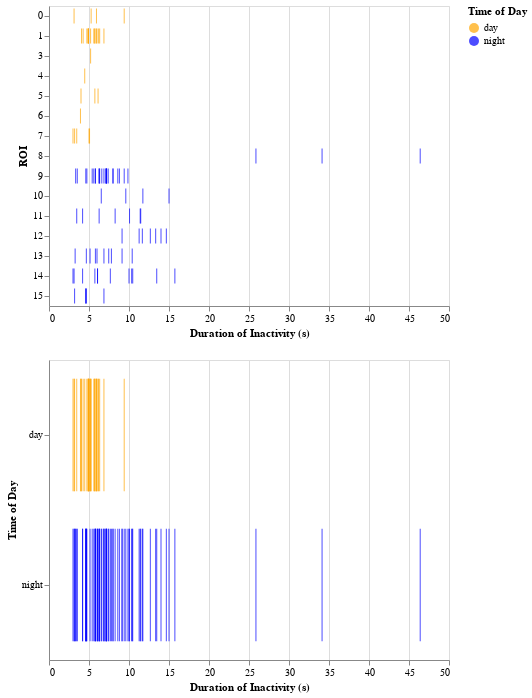

Notebook code for this chart:
### Markdown cell above
We want to now create a visualization of inactivity, both per-fish and also overall. We can do this by plotting the duration of each inactive period for each jellyfish along one axis. We will also make an overall plot to directly compare night and day.

### Code cell
# Plot inactivity for jellyfish individually
p1 = alt.Chart(df_inactive, 
    ).mark_tick(
    ).encode(
        x=alt.X('Inactivity:Q', title = "Duration of Inactivity (s)"),
        y=alt.Y('ROI:N', title='ROI'),
        color=alt.Color('Condition:N', 
                        title='Time of Day',
                        scale=alt.Scale(domain=['day', 'night'],range=['orange', 'blue']))
    )
# Plot inactivity for jellyfish overall
p2 = alt.Chart(df_inactive 
    ).mark_tick(
    ).encode(
        x=alt.X('Inactivity:Q', title = "Duration of Inactivity (s)"),
        y=alt.Y('Condition:N', 
                title='Time of Day'
                ),
        color=alt.Color('Condition:N', 
                title='Time of Day',
                scale=alt.Scale(domain=['day', 'night'],range=['orange', 'blue']))
    )
# Show plots on top of one another. 
p1 & p2

### Figure 1 — Vega-Lite specification as saved in the notebook (floating-point values rounded to 4 significant figures)
{"$schema": "https://vega.github.io/schema/vega-lite/v2.6.0.json", "config": {"view": {"height": 300, "width": 400}}, "datasets": {"data-80402a67aaa7fa3828cbb066122235d7": [{"Activity": 0, "Condition": "day", "Inactivity": 3.133, "Maxima": true, "Period": 3.133, "ROI": 0, "index": 758, "max": 23236141, "mean": 11050000.0, "min": 4800760, "normal_int": 0.5079, "sum_int": 18700091, "time": 50.53}, {"Activity": 0, "Condition": "day", "Inactivity": 5.267, "Maxima": true, "Period": 5.267, "ROI": 0, "index": 1047, "max": 23236141, "mean": 11050000.0, "min": 4800760, "normal_int": 0.6094, "sum_int": 19636085, "time": 69.8}, {"Activity": 0, "Condition": "day", "Inactivity": 9.4, "Maxima": true, "Period": 9.4, "ROI": 0, "index": 1777, "max": 23236141, "mean": 11050000.0, "min": 4800760, "normal_int": 0.6459, "sum_int": 19972498, "time": 118.5}, {"Activity": 0, "Condition": "day", "Inactivity": 5.933, "Maxima": true, "Period": 5.933, "ROI": 0, "index": 3476, "max": 23236141, "mean": 11050000.0, "min": 4800760, "normal_int": 0.6418, "sum_int": 19933948, "time": 231.7}, {"Activity": 0, "Condition": "night", "Inactivity": 34.13, "Maxima": true, "Period": 34.13, "ROI": 8, "index": 32625, "max": 192383775, "mean": 152100000.0, "min": 135811393, "normal_int": 0.4915, "sum_int": 178001027, "time": 41.67}, {"Activity": 0, "Condition": "night", "Inactivity": 25.87, "Maxima": true, "Period": 25.87, "ROI": 8, "index": 33529, "max": 192383775, "mean": 152100000.0, "min": 135811393, "normal_int": 0.4319, "sum_int": 176313051, "time": 101.9}, {"Activity": 0, "Condition": "night", "Inactivity": 46.4, "Maxima": true, "Period": 46.4, "ROI": 8, "index": 34953, "max": 192383775, "mean": 152100000.0, "min": 135811393, "normal_int": 0.6084, "sum_int": 181306561, "time": 196.9}, {"Activity": 0, "Condition": "day", "Inactivity": 4.933, "Maxima": true, "Period": 4.933, "ROI": 1, "index": 4121, "max": 109747481, "mean": 78030000.0, "min": 57981513, "normal_int": 0.5177, "sum_int": 97263449, "time": 8.067}, {"Activity": 0, "Condition": "day", "Inactivity": 4.733, "Maxima": true, "Period": 4.733, "ROI": 1, "index": 4231, "max": 109747481, "mean": 78030000.0, "min": 57981513, "normal_int": 0.687, "sum_int": 101645813, "time": 15.4}, {"Activity": 0, "Condition": "day", "Inactivity": 6.0, "Maxima": true, "Period": 6.0, "ROI": 1, "index": 4684, "max": 109747481, "mean": 78030000.0, "min": 57981513, "normal_int": 0.5949, "sum_int": 99263423, "time": 45.6}, {"Activity": 0, "Condition": "day", "Inactivity": 4.267, "Maxima": true, "Period": 4.267, "ROI": 1, "index": 4770, "max": 109747481, "mean": 78030000.0, "min": 57981513, "normal_int": 0.6035, "sum_int": 99483672, "time": 51.33}, {"Activity": 0, "Condition": "day", "Inactivity": 5.6, "Maxima": true, "Period": 5.6, "ROI": 1, "index": 5194, "max": 109747481, "mean": 78030000.0, "min": 57981513, "normal_int": 0.3468, "sum_int": 92841764, "time": 79.6}, {"Activity": 0, "Condition": "day", "Inactivity": 4.867, "Maxima": true, "Period": 4.867, "ROI": 1, "index": 5535, "max": 109747481, "mean": 78030000.0, "min": 57981513, "normal_int": 0.5008, "sum_int": 96826806, "time": 102.3}, {"Activity": 0, "Condition": "day", "Inactivity": 6.2, "Maxima": true, "Period": 6.2, "ROI": 1, "index": 5919, "max": 109747481, "mean": 78030000.0, "min": 57981513, "normal_int": 0.488, "sum_int": 96494762, "time": 127.9}, {"Activity": 0, "Condition": "day", "Inactivity": 5.733, "Maxima": true, "Period": 5.733, "ROI": 1, "index": 6083, "max": 109747481, "mean": 78030000.0, "min": 57981513, "normal_int": 0.5485, "sum_int": 98061177, "time": 138.9}, {"Activity": 0, "Condition": "day", "Inactivity": 4.067, "Maxima": true, "Period": 4.067, "ROI": 1, "index": 6307, "max": 109747481, "mean": 78030000.0, "min": 57981513, "normal_int": 0.465, "sum_int": 95899036, "time": 153.8}, {"Activity": 0, "Condition": "day", "Inactivity": 5.733, "Maxima": true, "Period": 5.733, "ROI": 1, "index": 6459, "max": 109747481, "mean": 78030000.0, "min": 57981513, "normal_int": 0.4798, "sum_int": 96282223, "time": 163.9}, {"Activity": 0, "Condition": "day", "Inactivity": 6.867, "Maxima": true, "Period": 6.867, "ROI": 1, "index": 6726, "max": 109747481, "mean": 78030000.0, "min": 57981513, "normal_int": 0.5448, "sum_int": 97966087, "time": 181.7}, {"Activity": 0, "Condition": "day", "Inactivity": 5.933, "Maxima": true, "Period": 5.933, "ROI": 1, "index": 6875, "max": 109747481, "mean": 78030000.0, "min": 57981513, "normal_int": 0.5834, "sum_int": 98964018, "time": 191.7}, {"Activity": 0, "Condition": "day", "Inactivity": 4.933, "Maxima": true, "Period": 4.933, "ROI": 1, "index": 7176, "max": 109747481, "mean": 78030000.0, "min": 57981513, "normal_int": 0.7641, "sum_int": 103640904, "time": 211.7}, {"Activity": 0, "Condition": "day", "Inactivity": 4.933, "Maxima": true, "Period": 4.933, "ROI": 1, "index": 7375, "max": 109747481, "mean": 78030000.0, "min": 57981513, "normal_int": 0.3971, "sum_int": 94143212, "time": 225}, {"Activity": 0, "Condition": "day", "Inactivity": 5.2, "Maxima": true, "Period": 5.2, "ROI": 1, "index": 7592, "max": 109747481, "mean": 78030000.0, "min": 57981513, "normal_int": 0.4421, "sum_int": 95308193, "time": 239.5}, {"Activity": 0, "Condition": "day", "Inactivity": 6.333, "Maxima": true, "Period": 6.333, "ROI": 1, "index": 7961, "max": 109747481, "mean": 78030000.0, "min": 57981513, "normal_int": 0.4299, "sum_int": 94991055, "time": 264.1}, {"Activity": 0, "Condition": "night", "Inactivity": 8.0, "Maxima": true, "Period": 8.0, "ROI": 9, "index": 36164, "max": 175587540, "mean": 130400000.0, "min": 115266299, "normal_int": 0.802, "sum_int": 169616916, "time": 10.93}, {"Activity": 0, "Condition": "night", "Inactivity": 7.2, "Maxima": true, "Period": 7.2, "ROI": 9, "index": 36374, "max": 175587540, "mean": 130400000.0, "min": 115266299, "normal_int": 0.6933, "sum_int": 166336311, "time": 24.93}, {"Activity": 0, "Condition": "night", "Inactivity": 6.333, "Maxima": true, "Period": 6.333, "ROI": 9, "index": 36470, "max": 175587540, "mean": 130400000.0, "min": 115266299, "normal_int": 0.5906, "sum_int": 163238433, "time": 31.33}, {"Activity": 0, "Condition": "night", "Inactivity": 7.133, "Maxima": true, "Period": 7.133, "ROI": 9, "index": 36578, "max": 175587540, "mean": 130400000.0, "min": 115266299, "normal_int": 0.467, "sum_int": 159512447, "time": 38.53}, {"Activity": 0, "Condition": "night", "Inactivity": 3.333, "Maxima": true, "Period": 3.333, "ROI": 9, "index": 36629, "max": 175587540, "mean": 130400000.0, "min": 115266299, "normal_int": 0.5934, "sum_int": 163322729, "time": 41.93}, {"Activity": 0, "Condition": "night", "Inactivity": 5.8, "Maxima": true, "Period": 5.8, "ROI": 9, "index": 36717, "max": 175587540, "mean": 130400000.0, "min": 115266299, "normal_int": 0.5737, "sum_int": 162731115, "time": 47.8}, {"Activity": 0, "Condition": "night", "Inactivity": 9.867, "Maxima": true, "Period": 9.867, "ROI": 9, "index": 36886, "max": 175587540, "mean": 130400000.0, "min": 115266299, "normal_int": 0.5217, "sum_int": 161161359, "time": 59.07}, {"Activity": 0, "Condition": "night", "Inactivity": 4.6, "Maxima": true, "Period": 4.6, "ROI": 9, "index": 36979, "max": 175587540, "mean": 130400000.0, "min": 115266299, "normal_int": 0.663, "sum_int": 165423190, "time": 65.27}, {"Activity": 0, "Condition": "night", "Inactivity": 3.533, "Maxima": true, "Period": 3.533, "ROI": 9, "index": 37033, "max": 175587540, "mean": 130400000.0, "min": 115266299, "normal_int": 0.6337, "sum_int": 164539624, "time": 68.87}, {"Activity": 0, "Condition": "night", "Inactivity": 7.2, "Maxima": true, "Period": 7.2, "ROI": 9, "index": 37142, "max": 175587540, "mean": 130400000.0, "min": 115266299, "normal_int": 0.5278, "sum_int": 161344343, "time": 76.13}, {"Activity": 0, "Condition": "night", "Inactivity": 6.867, "Maxima": true, "Period": 6.867, "ROI": 9, "index": 37264, "max": 175587540, "mean": 130400000.0, "min": 115266299, "normal_int": 0.7829, "sum_int": 169039694, "time": 84.27}, {"Activity": 0, "Condition": "night", "Inactivity": 9.4, "Maxima": true, "Period": 9.4, "ROI": 9, "index": 37491, "max": 175587540, "mean": 130400000.0, "min": 115266299, "normal_int": 0.4768, "sum_int": 159807740, "time": 99.4}, {"Activity": 0, "Condition": "night", "Inactivity": 4.733, "Maxima": true, "Period": 4.733, "ROI": 9, "index": 37897, "max": 175587540, "mean": 130400000.0, "min": 115266299, "normal_int": 0.6507, "sum_int": 165052853, "time": 126.5}, {"Activity": 0, "Condition": "night", "Inactivity": 6.267, "Maxima": true, "Period": 6.267, "ROI": 9, "index": 38059, "max": 175587540, "mean": 130400000.0, "min": 115266299, "normal_int": 0.7152, "sum_int": 166997572, "time": 137.3}, {"Activity": 0, "Condition": "night", "Inactivity": 7.4, "Maxima": true, "Period": 7.4, "ROI": 9, "index": 38201, "max": 175587540, "mean": 130400000.0, "min": 115266299, "normal_int": 0.7955, "sum_int": 169421082, "time": 146.7}, {"Activity": 0, "Condition": "night", "Inactivity": 8.8, "Maxima": true, "Period": 8.8, "ROI": 9, "index": 38334, "max": 175587540, "mean": 130400000.0, "min": 115266299, "normal_int": 0.5598, "sum_int": 162311948, "time": 155.6}, {"Activity": 0, "Condition": "night", "Inactivity": 6.6, "Maxima": true, "Period": 6.6, "ROI": 9, "index": 38500, "max": 175587540, "mean": 130400000.0, "min": 115266299, "normal_int": 0.5372, "sum_int": 161628585, "time": 166.7}, {"Activity": 0, "Condition": "night", "Inactivity": 5.8, "Maxima": true, "Period": 5.8, "ROI": 9, "index": 38685, "max": 175587540, "mean": 130400000.0, "min": 115266299, "normal_int": 0.6262, "sum_int": 164312693, "time": 179}, {"Activity": 0, "Condition": "night", "Inactivity": 5.4, "Maxima": true, "Period": 5.4, "ROI": 9, "index": 38981, "max": 175587540, "mean": 130400000.0, "min": 115266299, "normal_int": 0.8051, "sum_int": 169708408, "time": 198.7}, {"Activity": 0, "Condition": "night", "Inactivity": 7.133, "Maxima": true, "Period": 7.133, "ROI": 9, "index": 39108, "max": 175587540, "mean": 130400000.0, "min": 115266299, "normal_int": 0.7076, "sum_int": 166769099, "time": 207.2}, {"Activity": 0, "Condition": "night", "Inactivity": 7.133, "Maxima": true, "Period": 7.133, "ROI": 9, "index": 39245, "max": 175587540, "mean": 130400000.0, "min": 115266299, "normal_int": 0.7262, "sum_int": 167328845, "time": 216.3}, {"Activity": 0, "Condition": "night", "Inactivity": 6.267, "Maxima": true, "Period": 6.267, "ROI": 9, "index": 39340, "max": 175587540, "mean": 130400000.0, "min": 115266299, "normal_int": 0.5981, "sum_int": 163467163, "time": 222.7}, {"Activity": 0, "Condition": "night", "Inactivity": 5.6, "Maxima": true, "Period": 5.6, "ROI": 9, "index": 39453, "max": 175587540, "mean": 130400000.0, "min": 115266299, "normal_int": 0.79, "sum_int": 169253518, "time": 230.2}, {"Activity": 0, "Condition": "night", "Inactivity": 8.6, "Maxima": true, "Period": 8.6, "ROI": 9, "index": 39615, "max": 175587540, "mean": 130400000.0, "min": 115266299, "normal_int": 0.626, "sum_int": 164308838, "time": 241}, {"Activity": 0, "Condition": "night", "Inactivity": 8.0, "Maxima": true, "Period": 8.0, "ROI": 9, "index": 39765, "max": 175587540, "mean": 130400000.0, "min": 115266299, "normal_int": 0.6459, "sum_int": 164908676, "time": 251}, {"Activity": 0, "Condition": "night", "Inactivity": 11.73, "Maxima": true, "Period": 11.73, "ROI": 10, "index": 40823, "max": 268337812, "mean": 253100000.0, "min": 242916400, "normal_int": 0.3317, "sum_int": 259843448, "time": 54.87}, {"Activity": 0, "Condition": "night", "Inactivity": 9.6, "Maxima": true, "Period": 9.6, "ROI": 10, "index": 41625, "max": 268337812, "mean": 253100000.0, "min": 242916400, "normal_int": 0.4793, "sum_int": 261719805, "time": 108.3}, {"Activity": 0, "Condition": "night", "Inactivity": 15.0, "Maxima": true, "Period": 15.0, "ROI": 10, "index": 43411, "max": 268337812, "mean": 253100000.0, "min": 242916400, "normal_int": 0.6486, "sum_int": 263870638, "time": 227.4}, {"Activity": 0, "Condition": "night", "Inactivity": 6.533, "Maxima": true, "Period": 6.533, "ROI": 10, "index": 43979, "max": 268337812, "mean": 253100000.0, "min": 242916400, "normal_int": 0.7963, "sum_int": 265748023, "time": 265.3}, {"Activity": 0, "Condition": "day", "Inactivity": 5.2, "Maxima": true, "Period": 5.2, "ROI": 3, "index": 14176, "max": 36603482, "mean": 27890000.0, "min": 18744038, "normal_int": 0.7088, "sum_int": 34003156, "time": 145.1}, {"Activity": 0, "Condition": "night", "Inactivity": 4.2, "Maxima": true, "Period": 4.2, "ROI": 11, "index": 44435, "max": 171980288, "mean": 155700000.0, "min": 144319892, "normal_int": 0.5892, "sum_int": 166298789, "time": 29}, {"Activity": 0, "Condition": "night", "Inactivity": 6.267, "Maxima": true, "Period": 6.267, "ROI": 11, "index": 44908, "max": 171980288, "mean": 155700000.0, "min": 144319892, "normal_int": 0.6146, "sum_int": 166649594, "time": 60.53}, {"Activity": 0, "Condition": "night", "Inactivity": 8.267, "Maxima": true, "Period": 8.267, "ROI": 11, "index": 45854, "max": 171980288, "mean": 155700000.0, "min": 144319892, "normal_int": 0.6509, "sum_int": 167152286, "time": 123.6}, {"Activity": 0, "Condition": "night", "Inactivity": 11.47, "Maxima": true, "Period": 11.47, "ROI": 11, "index": 46560, "max": 171980288, "mean": 155700000.0, "min": 144319892, "normal_int": 0.7174, "sum_int": 168072346, "time": 170.7}, {"Activity": 0, "Condition": "night", "Inactivity": 3.467, "Maxima": true, "Period": 3.467, "ROI": 11, "index": 47192, "max": 171980288, "mean": 155700000.0, "min": 144319892, "normal_int": 0.8134, "sum_int": 169399237, "time": 212.8}, {"Activity": 0, "Condition": "night", "Inactivity": 10.07, "Maxima": true, "Period": 10.07, "ROI": 11, "index": 47386, "max": 171980288, "mean": 155700000.0, "min": 144319892, "normal_int": 0.7213, "sum_int": 168125288, "time": 225.7}, {"Activity": 0, "Condition": "night", "Inactivity": 11.4, "Maxima": true, "Period": 11.4, "ROI": 11, "index": 47894, "max": 171980288, "mean": 155700000.0, "min": 144319892, "normal_int": 0.5325, "sum_int": 165515196, "time": 259.6}, {"Activity": 0, "Condition": "day", "Inactivity": 4.467, "Maxima": true, "Period": 4.467, "ROI": 4, "index": 17918, "max": 28819466, "mean": 24290000.0, "min": 21043931, "normal_int": 0.5394, "sum_int": 27028947, "time": 127.9}, {"Activity": 0, "Condition": "night", "Inactivity": 9.133, "Maxima": true, "Period": 9.133, "ROI": 12, "index": 48138, "max": 69833325, "mean": 59600000.0, "min": 52798080, "normal_int": 0.5356, "sum_int": 65877324, "time": 9.2}, {"Activity": 0, "Condition": "night", "Inactivity": 12.67, "Maxima": true, "Period": 12.67, "ROI": 12, "index": 48611, "max": 69833325, "mean": 59600000.0, "min": 52798080, "normal_int": 0.6136, "sum_int": 66542183, "time": 40.73}, {"Activity": 0, "Condition": "night", "Inactivity": 14.67, "Maxima": true, "Period": 14.67, "ROI": 12, "index": 49499, "max": 69833325, "mean": 59600000.0, "min": 52798080, "normal_int": 0.4531, "sum_int": 65174686, "time": 99.93}, {"Activity": 0, "Condition": "night", "Inactivity": 13.33, "Maxima": true, "Period": 13.33, "ROI": 12, "index": 50055, "max": 69833325, "mean": 59600000.0, "min": 52798080, "normal_int": 0.5151, "sum_int": 65703078, "time": 137}, {"Activity": 0, "Condition": "night", "Inactivity": 11.67, "Maxima": true, "Period": 11.67, "ROI": 12, "index": 50643, "max": 69833325, "mean": 59600000.0, "min": 52798080, "normal_int": 0.4184, "sum_int": 64879650, "time": 176.2}, {"Activity": 0, "Condition": "night", "Inactivity": 11.27, "Maxima": true, "Period": 11.27, "ROI": 12, "index": 51125, "max": 69833325, "mean": 59600000.0, "min": 52798080, "normal_int": 0.5107, "sum_int": 65665299, "time": 208.3}, {"Activity": 0, "Condition": "night", "Inactivity": 14.0, "Maxima": true, "Period": 14.0, "ROI": 12, "index": 51749, "max": 69833325, "mean": 59600000.0, "min": 52798080, "normal_int": 0.3441, "sum_int": 64246659, "time": 249.9}, {"Activity": 0, "Condition": "day", "Inactivity": 6.133, "Maxima": true, "Period": 6.133, "ROI": 5, "index": 20395, "max": 60405280, "mean": 51490000.0, "min": 44154142, "normal_int": 0.5672, "sum_int": 56888492, "time": 26.33}, {"Activity": 0, "Condition": "day", "Inactivity": 4.0, "Maxima": true, "Period": 4.0, "ROI": 5, "index": 22225, "max": 60405280, "mean": 51490000.0, "min": 44154142, "normal_int": 0.592, "sum_int": 57090237, "time": 148.3}, {"Activity": 0, "Condition": "day", "Inactivity": 5.733, "Maxima": true, "Period": 5.733, "ROI": 5, "index": 23845, "max": 60405280, "mean": 51490000.0, "min": 44154142, "normal_int": 0.5853, "sum_int": 57035496, "time": 256.3}, {"Activity": 0, "Condition": "night", "Inactivity": 7.8, "Maxima": true, "Period": 7.8, "ROI": 13, "index": 52376, "max": 160827516, "mean": 146000000.0, "min": 137729384, "normal_int": 0.5611, "sum_int": 155758191, "time": 25.07}, {"Activity": 0, "Condition": "night", "Inactivity": 4.667, "Maxima": true, "Period": 4.667, "ROI": 13, "index": 52731, "max": 160827516, "mean": 146000000.0, "min": 137729384, "normal_int": 0.5436, "sum_int": 155556960, "time": 48.73}, {"Activity": 0, "Condition": "night", "Inactivity": 9.133, "Maxima": true, "Period": 9.133, "ROI": 13, "index": 53300, "max": 160827516, "mean": 146000000.0, "min": 137729384, "normal_int": 0.5515, "sum_int": 155648195, "time": 86.67}, {"Activity": 0, "Condition": "night", "Inactivity": 6.867, "Maxima": true, "Period": 6.867, "ROI": 13, "index": 53755, "max": 160827516, "mean": 146000000.0, "min": 137729384, "normal_int": 0.622, "sum_int": 156461857, "time": 117}, {"Activity": 0, "Condition": "night", "Inactivity": 5.133, "Maxima": true, "Period": 5.133, "ROI": 13, "index": 54105, "max": 160827516, "mean": 146000000.0, "min": 137729384, "normal_int": 0.6584, "sum_int": 156882309, "time": 140.3}, {"Activity": 0, "Condition": "night", "Inactivity": 3.267, "Maxima": true, "Period": 3.267, "ROI": 13, "index": 54500, "max": 160827516, "mean": 146000000.0, "min": 137729384, "normal_int": 0.6692, "sum_int": 157007211, "time": 166.7}, {"Activity": 0, "Condition": "night", "Inactivity": 5.8, "Maxima": true, "Period": 5.8, "ROI": 13, "index": 54588, "max": 160827516, "mean": 146000000.0, "min": 137729384, "normal_int": 0.6424, "sum_int": 156697012, "time": 172.5}, {"Activity": 0, "Condition": "night", "Inactivity": 7.467, "Maxima": true, "Period": 7.467, "ROI": 13, "index": 55022, "max": 160827516, "mean": 146000000.0, "min": 137729384, "normal_int": 0.6666, "sum_int": 156977399, "time": 201.5}, {"Activity": 0, "Condition": "night", "Inactivity": 10.4, "Maxima": true, "Period": 10.4, "ROI": 13, "index": 55538, "max": 160827516, "mean": 146000000.0, "min": 137729384, "normal_int": 0.5393, "sum_int": 155507102, "time": 235.9}, {"Activity": 0, "Condition": "night", "Inactivity": 6.0, "Maxima": true, "Period": 6.0, "ROI": 13, "index": 55869, "max": 160827516, "mean": 146000000.0, "min": 137729384, "normal_int": 0.4768, "sum_int": 154784675, "time": 257.9}, {"Activity": 0, "Condition": "day", "Inactivity": 3.933, "Maxima": true, "Period": 3.933, "ROI": 6, "index": 25151, "max": 53835075, "mean": 43990000.0, "min": 35760008, "normal_int": 0.6586, "sum_int": 50750047, "time": 76.73}, {"Activity": 0, "Condition": "night", "Inactivity": 15.73, "Maxima": true, "Period": 15.73, "ROI": 14, "index": 56237, "max": 109207267, "mean": 94920000.0, "min": 88940761, "normal_int": 0.6005, "sum_int": 105159003, "time": 15.8}, {"Activity": 0, "Condition": "night", "Inactivity": 4.2, "Maxima": true, "Period": 4.2, "ROI": 14, "index": 56791, "max": 109207267, "mean": 94920000.0, "min": 88940761, "normal_int": 0.7002, "sum_int": 106169784, "time": 52.73}, {"Activity": 0, "Condition": "night", "Inactivity": 10.33, "Maxima": true, "Period": 10.33, "ROI": 14, "index": 57066, "max": 109207267, "mean": 94920000.0, "min": 88940761, "normal_int": 0.6587, "sum_int": 105748304, "time": 71.07}, {"Activity": 0, "Condition": "night", "Inactivity": 6.067, "Maxima": true, "Period": 6.067, "ROI": 14, "index": 57617, "max": 109207267, "mean": 94920000.0, "min": 88940761, "normal_int": 0.5855, "sum_int": 105006859, "time": 107.8}, {"Activity": 0, "Condition": "night", "Inactivity": 6.067, "Maxima": true, "Period": 6.067, "ROI": 14, "index": 57900, "max": 109207267, "mean": 94920000.0, "min": 88940761, "normal_int": 0.5152, "sum_int": 104294198, "time": 126.7}, {"Activity": 0, "Condition": "night", "Inactivity": 3.133, "Maxima": true, "Period": 3.133, "ROI": 14, "index": 57950, "max": 109207267, "mean": 94920000.0, "min": 88940761, "normal_int": 0.554, "sum_int": 104687665, "time": 130}, {"Activity": 0, "Condition": "night", "Inactivity": 7.667, "Maxima": true, "Period": 7.667, "ROI": 14, "index": 58175, "max": 109207267, "mean": 94920000.0, "min": 88940761, "normal_int": 0.4809, "sum_int": 103947248, "time": 145}, {"Activity": 0, "Condition": "night", "Inactivity": 3.0, "Maxima": true, "Period": 3.0, "ROI": 14, "index": 58221, "max": 109207267, "mean": 94920000.0, "min": 88940761, "normal_int": 0.5846, "sum_int": 104997864, "time": 148.1}, {"Activity": 0, "Condition": "night", "Inactivity": 5.733, "Maxima": true, "Period": 5.733, "ROI": 14, "index": 58458, "max": 109207267, "mean": 94920000.0, "min": 88940761, "normal_int": 0.406, "sum_int": 103188584, "time": 163.9}, {"Activity": 0, "Condition": "night", "Inactivity": 13.47, "Maxima": true, "Period": 13.47, "ROI": 14, "index": 58844, "max": 109207267, "mean": 94920000.0, "min": 88940761, "normal_int": 0.4724, "sum_int": 103861410, "time": 189.6}, {"Activity": 0, "Condition": "night", "Inactivity": 10.47, "Maxima": true, "Period": 10.47, "ROI": 14, "index": 59338, "max": 109207267, "mean": 94920000.0, "min": 88940761, "normal_int": 0.432, "sum_int": 103451238, "time": 222.5}, {"Activity": 0, "Condition": "night", "Inactivity": 10.0, "Maxima": true, "Period": 10.0, "ROI": 14, "index": 59742, "max": 109207267, "mean": 94920000.0, "min": 88940761, "normal_int": 0.4338, "sum_int": 103469742, "time": 249.5}, {"Activity": 0, "Condition": "day", "Inactivity": 3.2, "Maxima": true, "Period": 3.2, "ROI": 7, "index": 28171, "max": 23857053, "mean": 19800000.0, "min": 15501726, "normal_int": 0.4924, "sum_int": 21736289, "time": 11.4}, {"Activity": 0, "Condition": "day", "Inactivity": 5.0, "Maxima": true, "Period": 5.0, "ROI": 7, "index": 28309, "max": 23857053, "mean": 19800000.0, "min": 15501726, "normal_int": 0.3626, "sum_int": 21194019, "time": 20.6}, {"Activity": 0, "Condition": "day", "Inactivity": 5.067, "Maxima": true, "Period": 5.067, "ROI": 7, "index": 30010, "max": 23857053, "mean": 19800000.0, "min": 15501726, "normal_int": 0.5697, "sum_int": 22059595, "time": 134}, {"Activity": 0, "Condition": "day", "Inactivity": 3.467, "Maxima": true, "Period": 3.467, "ROI": 7, "index": 30757, "max": 23857053, "mean": 19800000.0, "min": 15501726, "normal_int": 0.5667, "sum_int": 22047002, "time": 183.8}, {"Activity": 0, "Condition": "day", "Inactivity": 3.0, "Maxima": true, "Period": 3.0, "ROI": 7, "index": 31490, "max": 23857053, "mean": 19800000.0, "min": 15501726, "normal_int": 0.6023, "sum_int": 22195548, "time": 232.7}, {"Activity": 0, "Condition": "night", "Inactivity": 4.667, "Maxima": true, "Period": 4.667, "ROI": 15, "index": 60071, "max": 169815063, "mean": 156000000.0, "min": 146753425, "normal_int": 0.7311, "sum_int": 166714101, "time": 4.733}, {"Activity": 0, "Condition": "night", "Inactivity": 4.6, "Maxima": true, "Period": 4.6, "ROI": 15, "index": 60579, "max": 169815063, "mean": 156000000.0, "min": 146753425, "normal_int": 0.7829, "sum_int": 167311626, "time": 38.6}, {"Activity": 0, "Condition": "night", "Inactivity": 4.6, "Maxima": true, "Period": 4.6, "ROI": 15, "index": 60960, "max": 169815063, "mean": 156000000.0, "min": 146753425, "normal_int": 0.7352, "sum_int": 166761132, "time": 64}, {"Activity": 0, "Condition": "night", "Inactivity": 3.2, "Maxima": true, "Period": 3.2, "ROI": 15, "index": 62775, "max": 169815063, "mean": 156000000.0, "min": 146753425, "normal_int": 0.5997, "sum_int": 165199343, "time": 185}, {"Activity": 0, "Condition": "night", "Inactivity": 6.867, "Maxima": true, "Period": 6.867, "ROI": 15, "index": 63013, "max": 169815063, "mean": 156000000.0, "min": 146753425, "normal_int": 0.5536, "sum_int": 164668124, "time": 200.9}]}, "vconcat": [{"data": {"name": "data-80402a67aaa7fa3828cbb066122235d7"}, "encoding": {"color": {"field": "Condition", "scale": {"domain": ["day", "night"], "range": ["orange", "blue"]}, "title": "Time of Day", "type": "nominal"}, "x": {"field": "Inactivity", "title": "Duration of Inactivity (s)", "type": "quantitative"}, "y": {"field": "ROI", "title": "ROI", "type": "nominal"}}, "mark": "tick"}, {"data": {"name": "data-80402a67aaa7fa3828cbb066122235d7"}, "encoding": {"color": {"field": "Condition", "scale": {"domain": ["day", "night"], "range": ["orange", "blue"]}, "title": "Time of Day", "type": "nominal"}, "x": {"field": "Inactivity", "title": "Duration of Inactivity (s)", "type": "quantitative"}, "y": {"field": "Condition", "title": "Time of Day", "type": "nominal"}}, "mark": "tick"}]}
